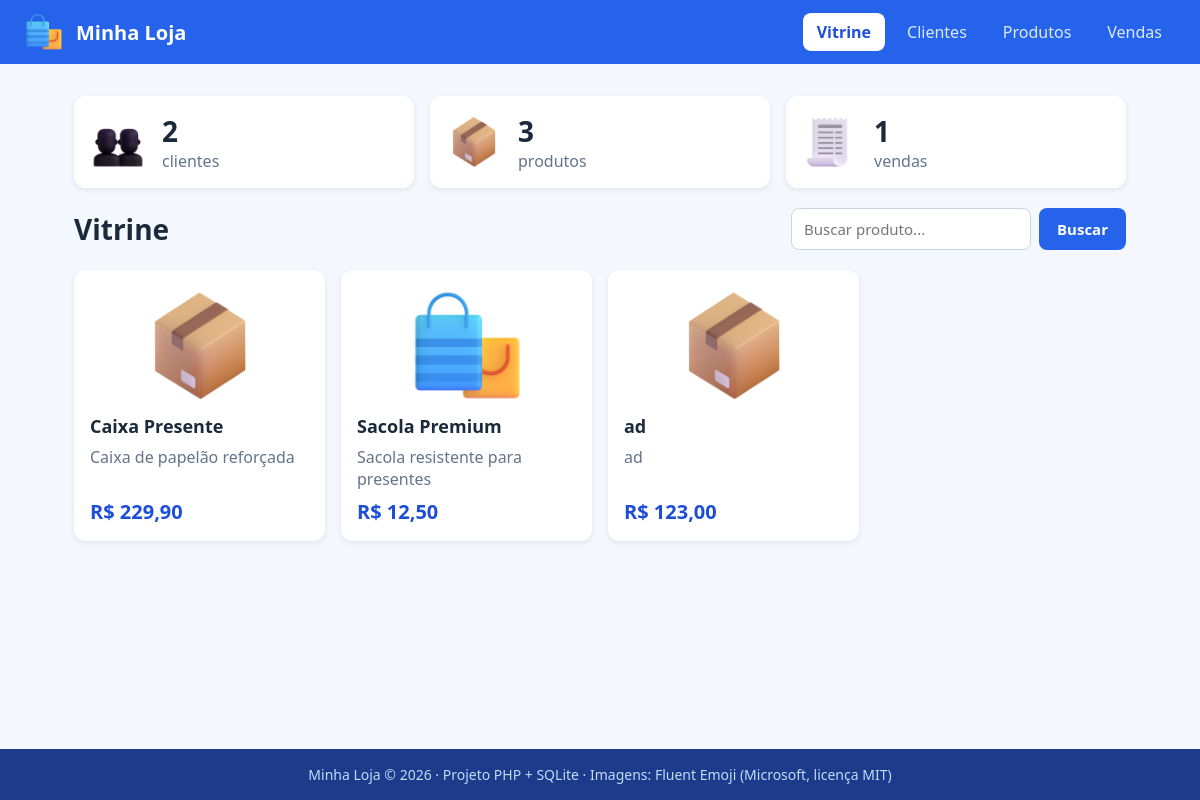
The page / on the database its author committed.
### tables this page shows
CREATE TABLE produto (id INTEGER PRIMARY KEY AUTOINCREMENT, nome TEXT NOT NULL, descricao TEXT, preco REAL NOT NULL, imagem TEXT);

### funcoes.php (called while the page is built, shortened)
<?php
function e($texto) {
    return htmlspecialchars($texto);
}
function dinheiro($valor) {
    return 'R$ ' . number_format($valor, 2, ',', '.');
}

### index.php (the view, shortened to what this page needs)
<?php
include 'conexao.php';
include 'funcoes.php';
$total_clientes = $pdo->query('SELECT COUNT(*) FROM cliente')->fetchColumn();
$total_produtos = $pdo->query('SELECT COUNT(*) FROM produto')->fetchColumn();
$total_vendas   = $pdo->query('SELECT COUNT(*) FROM venda')->fetchColumn();
$busca = '';
$sql = $pdo->prepare('SELECT * FROM produto WHERE nome LIKE ? ORDER BY nome');
$sql->execute(['%' . $busca . '%']);
$produtos = $sql->fetchAll();
$pagina = 'index.php';
include 'topo.php';
?>
<div class="painel">
    <div class="numero">
        <img src="assets/imagens/icone-clientes.png" alt="">
        <div>
            <div class="valor"><?= $total_clientes ?></div>
            <div class="rotulo">clientes</div>
        </div>
    </div>
    <div class="numero">
        <img src="assets/imagens/icone-produtos.png" alt="">
        <div>
            <div class="valor"><?= $total_produtos ?></div>
            <div class="rotulo">produtos</div>
        </div>
    </div>
    <div class="numero">
        <img src="assets/imagens/icone-vendas.png" alt="">
        <div>
            <div class="valor"><?= $total_vendas ?></div>
            <div class="rotulo">vendas</div>
        </div>
    </div>
</div>
<div class="titulo-pagina">
    <h1>Vitrine</h1>
    <form method="get" action="index.php" class="busca">
        <input type="text" name="busca" value="<?= e($busca) ?>" placeholder="Buscar produto...">
        <button type="submit" class="botao">Buscar</button>
    </form>
</div>
<div class="vitrine">
    <?php foreach ($produtos as $produto) { ?>
        <div class="card">
            <img src="<?= e($produto['imagem']) ?>" alt="<?= e($produto['nome']) ?>">
            <h3><?= e($produto['nome']) ?></h3>
            <p><?= e($produto['descricao']) ?></p>
            <div class="preco"><?= dinheiro($produto['preco']) ?></div>
        </div>
    <?php } ?>
</div>
<?php include 'rodape.php'; ?>

### topo.php (shortened to what this page needs)
<?php
$menu = [
    'index.php'    => 'Vitrine',
    'clientes.php' => 'Clientes',
    'produtos.php' => 'Produtos',
    'vendas.php'   => 'Vendas',
];
?>
<!DOCTYPE html>
<html lang="pt-BR">
<head>
    <link rel="stylesheet" href="assets/css/estilo.css">
</head>
<body>
<div class="pagina">
    <div class="topo">
        <a href="index.php" class="logo">
            <img src="assets/imagens/logo.png" alt="Logo da loja">
            Minha Loja
        </a>
        <div class="menu">
            <?php foreach ($menu as $arquivo => $texto) {
                $classe = '';
                if ($arquivo == $pagina) {
                    $classe = 'ativo';
                }
            ?>
                <a href="<?= $arquivo ?>" class="<?= $classe ?>"><?= $texto ?></a>
            <?php } ?>
        </div>
    </div>
    <div class="conteudo">

### rodape.php
    </div>
    <div class="rodape">
        Minha Loja &copy; <?= date('Y') ?> · Projeto PHP + SQLite ·
        Imagens: Fluent Emoji (Microsoft, licença MIT)
    </div>
</div>
</body>
</html>

### assets/css/estilo.css (style rules this page uses)
* { box-sizing: border-box; }
body { margin: 0; background: #F5F7FF; color: #1A2A3A; font-family: "Segoe UI", Arial, sans-serif; font-size: 16px; }
.pagina { display: grid; grid-template-rows: auto 1fr auto; min-height: 100vh; }
.topo { display: grid; grid-template-columns: auto 1fr; align-items: center; gap: 24px; padding: 12px 24px; background: #2563EB; }
.logo { display: grid; grid-template-columns: 40px auto; align-items: center; gap: 12px; color: #FFFFFF; font-size: 20px; font-weight: bold; text-decoration: none; }
.logo img { width: 40px; height: 40px; }
.menu { display: grid; grid-auto-flow: column; justify-content: end; gap: 8px; }
.menu a { padding: 8px 14px; border-radius: 8px; color: #DBEAFE; text-decoration: none; }
.menu a.ativo { background: #FFFFFF; color: #1D4ED8; font-weight: bold; }
.conteudo { display: grid; align-content: start; gap: 20px; width: 100%; max-width: 1100px; margin: 0 auto; padding: 32px 24px; }
h1 { margin: 0; font-size: 28px; }
p { margin: 0; }
.rodape { padding: 16px 24px; background: #1E3A8A; color: #BFDBFE; font-size: 14px; text-align: center; }
.botao { display: inline-block; padding: 10px 18px; border: 0; border-radius: 8px; background: #2563EB; color: #FFFFFF; font-family: inherit; font-size: 15px; font-weight: bold; text-align: center; text-decoration: none; cursor: pointer; }
.painel { display: grid; grid-template-columns: repeat(3, 1fr); gap: 16px; }
.numero { display: grid; grid-template-columns: 56px 1fr; align-items: center; gap: 16px; padding: 16px; background: #FFFFFF; border-radius: 12px; box-shadow: 0 2px 6px rgba(0, 0, 0, 0.08); }
.numero img { width: 56px; height: 56px; }
.numero .valor { font-size: 28px; font-weight: bold; }
.numero .rotulo { color: #64748B; }
.titulo-pagina { display: grid; grid-template-columns: 1fr auto; align-items: center; gap: 16px; }
.busca { display: grid; grid-template-columns: 240px auto; gap: 8px; }
.busca input { padding: 10px 12px; border: 1px solid #CBD5E1; border-radius: 8px; font-family: inherit; font-size: 15px; }
.vitrine { display: grid; grid-template-columns: repeat(auto-fill, minmax(220px, 1fr)); gap: 16px; }
.card { display: grid; grid-template-rows: auto auto 1fr auto; gap: 8px; padding: 16px; background: #FFFFFF; border-radius: 12px; box-shadow: 0 2px 6px rgba(0, 0, 0, 0.08); }
.card img { justify-self: center; width: 120px; height: 120px; object-fit: contain; }
.card h3 { margin: 0; font-size: 18px; }
.card p { color: #64748B; }
.preco { color: #1D4ED8; font-size: 20px; font-weight: bold; }

### rows shown on the page
produto: imagem (picture), nome "Caixa Presente", descricao "Caixa de papelão reforçada", preco "R$ 229,90"
produto: imagem (picture), nome "Sacola Premium", descricao "Sacola resistente para presentes", preco "R$ 12,50"
produto: imagem (picture), nome "ad", descricao "ad", preco "R$ 123,00"

### other values the page prints
$texto "Vitrine"
$texto "Clientes"
$texto "Produtos"
$texto "Vendas"
$total_clientes "2"
$total_produtos "3"
$total_vendas "1"
